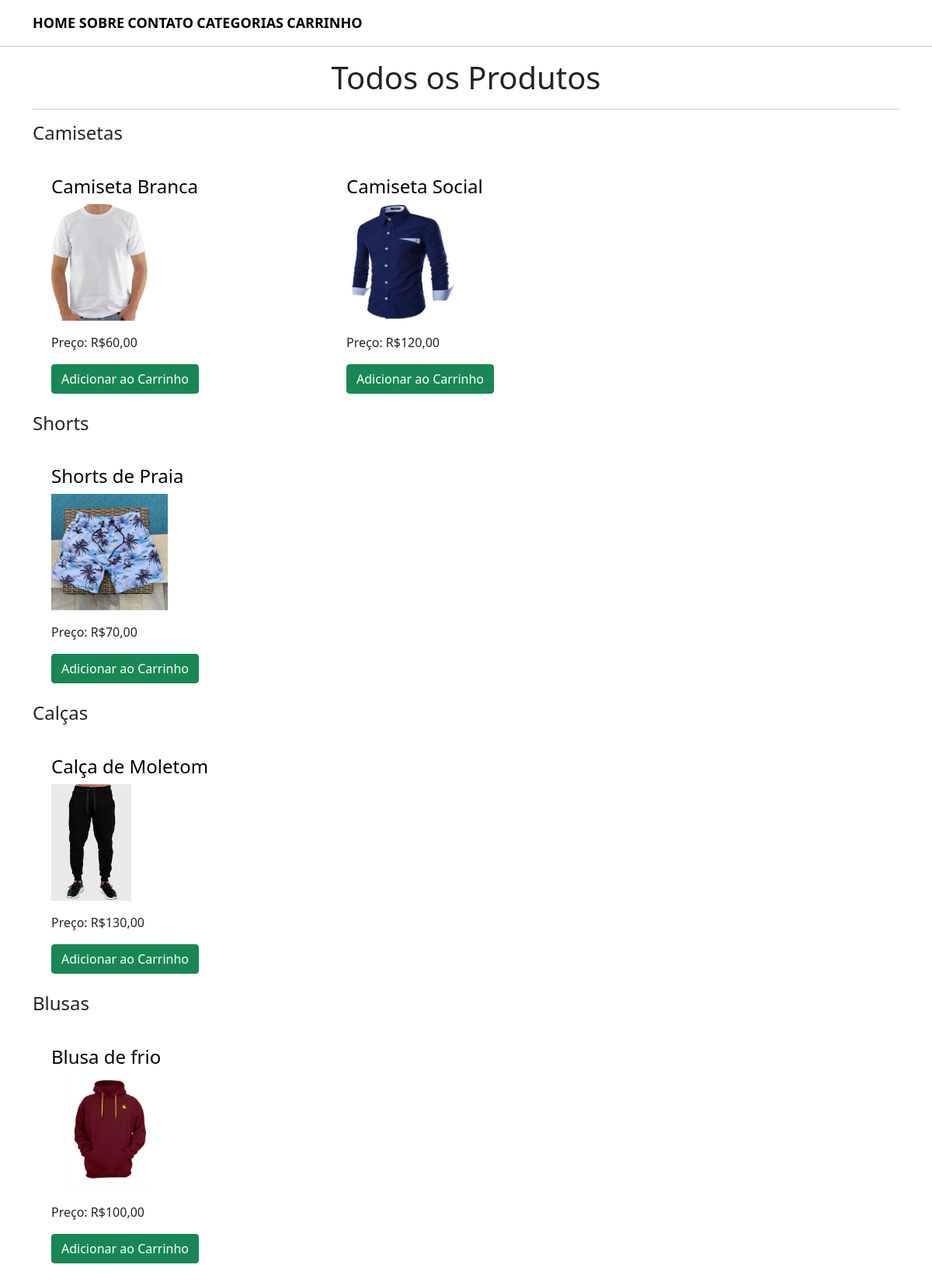
Screenshot of /todos-produtos/ with the database file from the repository.
### lojaapp/models.py (models this page shows, shortened)
class Categoria(models.Model):
    titulo = models.CharField(max_length=128)
    slug = models.SlugField(unique = True)

class Produto(models.Model):
    titulo = models.CharField(max_length=128)
    slug = models.SlugField(unique = True)
    categoria = models.ForeignKey(Categoria, on_delete=models.CASCADE)
    image = models.ImageField(upload_to="Produtos")
    preco = models.PositiveIntegerField()
    venda = models.PositiveIntegerField()
    descricao = models.TextField()
    visualizacao = models.PositiveIntegerField(default=0)

### lojaapp/views.py (the view)
# urls.py: path("todos-produtos/",TodosProdutosView.as_view(), name="todos-produtos"),
class TodosProdutosView(TemplateView):
    template_name = "todos-produtos.html"
    def get_context_data(self, **kwargs):
        context = super().get_context_data(**kwargs)
        context['todas_categorias'] = Categoria.objects.all()
        return context

### templates/todos-produtos.html (shortened to what this page needs)
{% extends 'base.html' %}
{% block content %}
<div class="container">
    <h1 class = "text-center">Todos os Produtos</h1>
    <hr>
    {%for cat in todas_categorias%}
        <h4>{{cat.titulo}}</h4>
        <div class = "row mt-3">
            {% for p in cat.produto_set.all %}
            <div class="col-md-4">
                <div class="m-4">
                    <h4><a href="{% url 'lojaapp:produtos' p.slug %}" style="text-decoration: none; color: black;">{{p.titulo}}</a></h4>
                    <img src="{{p.image.url}}" alt="" class="img-fluid" style="height: 150px; object-fit: cover;">
                    <p class="mt-3">Preço: R${{p.preco}},00</p>
                    <a href="{% url 'lojaapp:addcarrinho' p.id %}" class="btn btn-success">Adicionar ao Carrinho</a>
                </div>
            </div>
            {% endfor %}
        </div>
    {% endfor %}
</div>
{% endblock %}

### rows the page displays
Categoria: titulo "Camisetas"
Produto: titulo "Camiseta Branca", image (picture), preco "60"
Produto: titulo "Camiseta Social", image (picture), preco "120"
Categoria: titulo "Shorts"
Produto: titulo "Shorts de Praia", image (picture), preco "70"
Categoria: titulo "Calças"
Produto: titulo "Calça de Moletom", image (picture), preco "130"
Categoria: titulo "Blusas"
Produto: titulo "Blusa de frio", image (picture), preco "100"
